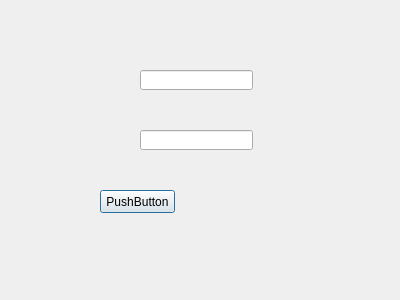
<?xml version="1.0" encoding="UTF-8"?>
<ui version="4.0">
 <class>DDLogin</class>
 <widget class="QDialog" name="DDLogin">
  <property name="geometry">
   <rect>
    <x>0</x>
    <y>0</y>
    <width>400</width>
    <height>300</height>
   </rect>
  </property>
  <property name="windowTitle">
   <string>Dialog</string>
  </property>
  <widget class="QPushButton" name="pushButtonlogin">
   <property name="geometry">
    <rect>
     <x>100</x>
     <y>190</y>
     <width>75</width>
     <height>23</height>
    </rect>
   </property>
   <property name="text">
    <string>PushButton</string>
   </property>
  </widget>
  <widget class="QLineEdit" name="lineEdituser">
   <property name="geometry">
    <rect>
     <x>140</x>
     <y>70</y>
     <width>113</width>
     <height>20</height>
    </rect>
   </property>
  </widget>
  <widget class="QLineEdit" name="lineEditpassword">
   <property name="geometry">
    <rect>
     <x>140</x>
     <y>130</y>
     <width>113</width>
     <height>20</height>
    </rect>
   </property>
  </widget>
 </widget>
 <resources/>
 <connections/>
</ui>
